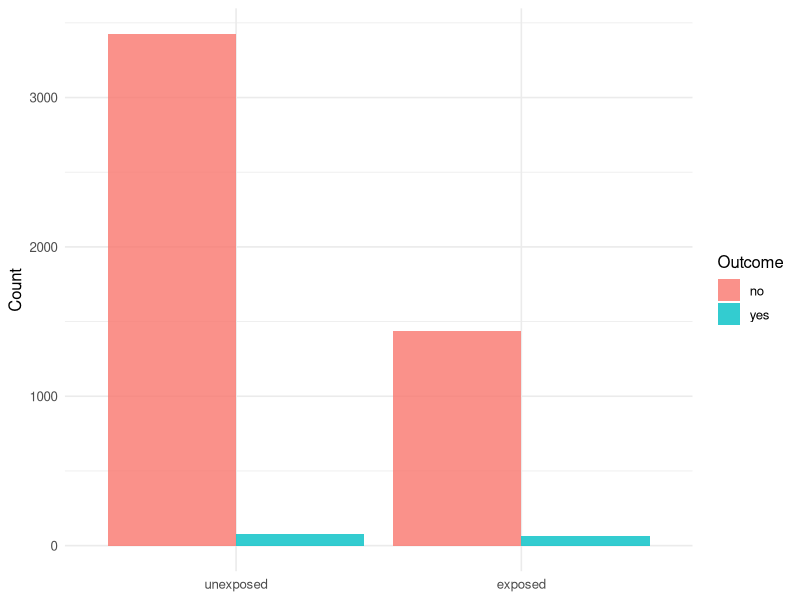

R code for this plot:
## ---- chunk 1
#| label: setup
library(tidyverse)
set.seed(42)
theme_set(theme_minimal(base_size = 12))
## ---- chunk 2
n_pop <- 5000
pop <- tibble(
  id       = seq_len(n_pop),
  age      = rnorm(n_pop, 55, 10),
  exposure = rbinom(n_pop, 1, 0.30)
)
# outcome depends on exposure (log OR ~ 0.8) and age
lp <- -4 + 0.8 * pop$exposure + 0.04 * (pop$age - 55)
pop <- pop |>
  mutate(prob = plogis(lp),
         outcome = rbinom(n_pop, 1, prob))
## ---- chunk 3
#| fig-width: 6
#| fig-height: 3.5
pop |>
  count(exposure, outcome) |>
  mutate(exposure = factor(exposure, labels = c("unexposed", "exposed")),
         outcome  = factor(outcome,  labels = c("no", "yes"))) |>
  ggplot(aes(exposure, n, fill = outcome)) +
  geom_col(position = "dodge", alpha = 0.8) +
  labs(x = NULL, y = "Count", fill = "Outcome")
## ---- chunk 4
# Cohort analysis on full population
fit_cohort <- glm(outcome ~ exposure + age, data = pop, family = binomial)
coef_cohort <- broom::tidy(fit_cohort, conf.int = TRUE, exponentiate = TRUE)
coef_cohort
## ---- chunk 5
# Nested case-control: all cases, 4 controls per case
cases    <- pop |> filter(outcome == 1)
controls <- pop |>
  filter(outcome == 0) |>
  slice_sample(n = 4 * nrow(cases))
ncc <- bind_rows(cases, controls)
fit_ncc <- glm(outcome ~ exposure + age, data = ncc, family = binomial)
coef_ncc <- broom::tidy(fit_ncc, conf.int = TRUE, exponentiate = TRUE)
coef_ncc
## ---- chunk 6
bind_rows(
  cohort = coef_cohort |> filter(term == "exposure"),
  ncc    = coef_ncc    |> filter(term == "exposure"),
  .id = "design"
) |>
  select(design, estimate, conf.low, conf.high)
## ---- chunk 7
sessionInfo()
